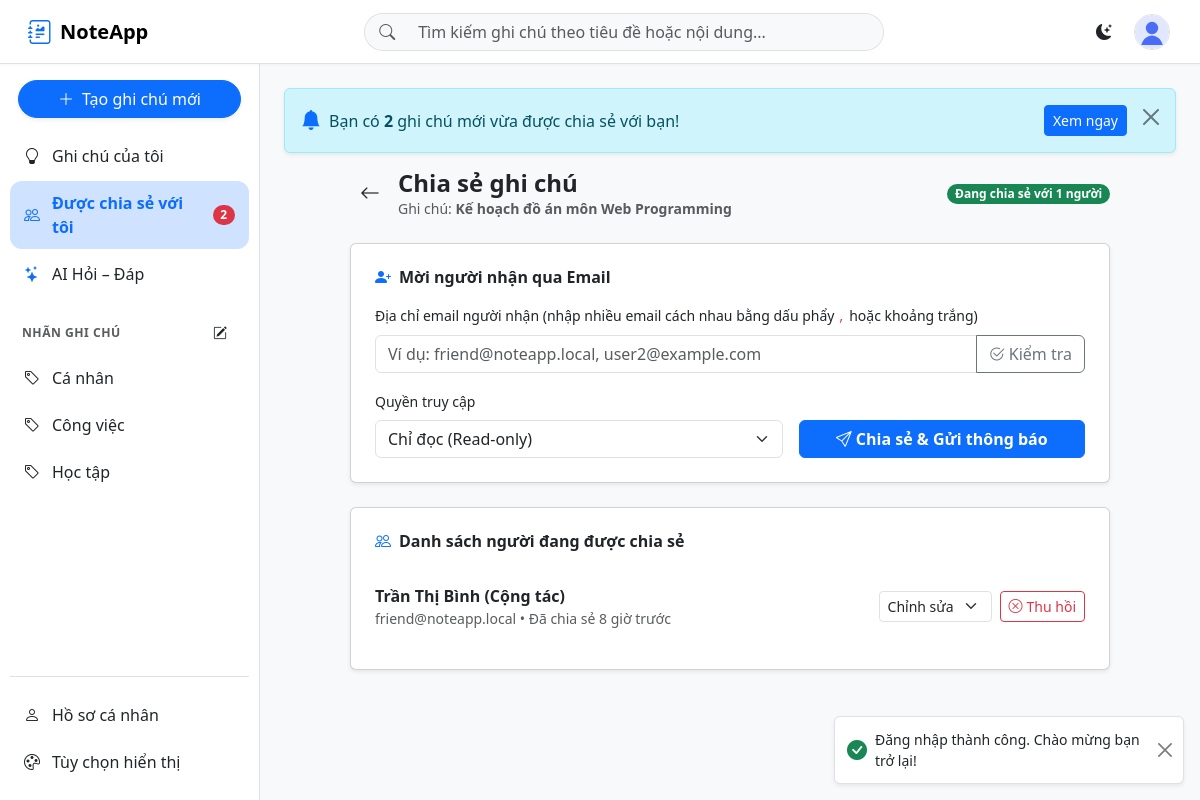
The app's page /shares/create/2 (signed in) with its own data.
### tables this page shows
CREATE TABLE IF NOT EXISTS labels (
    id INT UNSIGNED AUTO_INCREMENT PRIMARY KEY,
    user_id INT UNSIGNED NOT NULL,
    name VARCHAR(50) NOT NULL,
    created_at DATETIME NOT NULL DEFAULT CURRENT_TIMESTAMP,
    CONSTRAINT fk_labels_user FOREIGN KEY (user_id) REFERENCES users(id) ON DELETE CASCADE,
    UNIQUE KEY uq_labels_user_name (user_id, name)
);

CREATE TABLE IF NOT EXISTS notes (
    id INT UNSIGNED AUTO_INCREMENT PRIMARY KEY,
    user_id INT UNSIGNED NOT NULL COMMENT 'Chủ sở hữu ghi chú',
    title VARCHAR(255) NOT NULL,
    content MEDIUMTEXT NOT NULL,
    ai_summary TEXT DEFAULT NULL COMMENT 'Bản tóm tắt AI gần nhất (có thể tạo lại)',
    is_pinned TINYINT(1) NOT NULL DEFAULT 0,
    pinned_at DATETIME DEFAULT NULL COMMENT 'Thời điểm ghim, dùng để sắp xếp nhiều ghi chú ghim',
     
    is_locked TINYINT(1) NOT NULL DEFAULT 0,
    lock_password_hash VARCHAR(255) DEFAULT NULL,
    is_deleted TINYINT(1) NOT NULL DEFAULT 0 COMMENT 'Xóa mềm',
    created_at DATETIME NOT NULL DEFAULT CURRENT_TIMESTAMP,
    updated_at DATETIME NOT NULL DEFAULT CURRENT_TIMESTAMP ON UPDATE CURRENT_TIMESTAMP,
    CONSTRAINT fk_notes_user FOREIGN KEY (user_id) REFERENCES users(id) ON DELETE CASCADE,
    INDEX idx_notes_user_updated (user_id, updated_at),
    FULLTEXT INDEX ft_notes_title_content (title, content)
);

CREATE TABLE IF NOT EXISTS note_shares (
    id INT UNSIGNED AUTO_INCREMENT PRIMARY KEY,
    note_id INT UNSIGNED NOT NULL,
    shared_with_user_id INT UNSIGNED NOT NULL,
    permission ENUM('view', 'edit') NOT NULL DEFAULT 'view',
    shared_by_user_id INT UNSIGNED NOT NULL,
    is_seen TINYINT(1) NOT NULL DEFAULT 0 COMMENT '0 = thông báo mới cho người nhận khi đăng nhập',
    created_at DATETIME NOT NULL DEFAULT CURRENT_TIMESTAMP,
    CONSTRAINT fk_shares_note FOREIGN KEY (note_id) REFERENCES notes(id) ON DELETE CASCADE,
    CONSTRAINT fk_shares_shared_with FOREIGN KEY (shared_with_user_id) REFERENCES users(id) ON DELETE CASCADE,
    CONSTRAINT fk_shares_shared_by FOREIGN KEY (shared_by_user_id) REFERENCES users(id) ON DELETE CASCADE,
    UNIQUE KEY uq_shares_note_user (note_id, shared_with_user_id)
);

CREATE TABLE IF NOT EXISTS users (
    id INT UNSIGNED AUTO_INCREMENT PRIMARY KEY,
    email VARCHAR(191) NOT NULL UNIQUE,
    password_hash VARCHAR(255) NOT NULL,
    display_name VARCHAR(100) NOT NULL,
    avatar_path VARCHAR(255) DEFAULT NULL COMMENT 'NULL = dùng avatar mặc định',
    is_active TINYINT(1) NOT NULL DEFAULT 0 COMMENT 'Đã kích hoạt email hay chưa',
    activation_token VARCHAR(100) DEFAULT NULL,
    activation_token_expires_at DATETIME DEFAULT NULL,
     
    font_size VARCHAR(10) NOT NULL DEFAULT 'medium' COMMENT 'small|medium|large',
    note_color VARCHAR(20) NOT NULL DEFAULT '#ffffff',
    theme VARCHAR(10) NOT NULL DEFAULT 'light' COMMENT 'light|dark',
     
    failed_login_count INT UNSIGNED NOT NULL DEFAULT 0,
    locked_until DATETIME DEFAULT NULL,
    created_at DATETIME NOT NULL DEFAULT CURRENT_TIMESTAMP,
    updated_at DATETIME NOT NULL DEFAULT CURRENT_TIMESTAMP ON UPDATE CURRENT_TIMESTAMP
);

### app/views/shared/manage.php (the view, shortened to what the rows shown need)
<?php
$note = $note ?? [];
$shares = $shares ?? [];
?>
<div class="mx-auto" style="max-width: 760px;">
    <div class="d-flex align-items-center justify-content-between flex-wrap gap-2 mb-4">
        <div class="d-flex align-items-center gap-2">
            <div>
                <h1 class="h4 fw-bold mb-0">Chia sẻ ghi chú</h1>
                <div class="small text-muted text-truncate" style="max-width: 480px;">
                    Ghi chú: <strong><?= e($note['title'] !== '' ? $note['title'] : '(Không có tiêu đề)') ?></strong>
                </div>
            </div>
        </div>
    </div>
    <div class="card shadow-sm mb-4">
        <div class="card-body p-3 p-md-4">
            <h2 class="h6 fw-bold mb-3"><i class="bi bi-person-plus-fill text-primary me-2"></i>Mời người nhận qua Email</h2>
        </div>
    </div>
    <div class="card shadow-sm">
        <div class="card-body p-3 p-md-4">
            <h2 class="h6 fw-bold mb-3"><i class="bi bi-people text-primary me-2"></i>Danh sách người đang được chia sẻ</h2>
            <div id="recipientsList" class="list-group list-group-flush">
                <?php if (empty($shares)): ?>
                    <div class="text-center text-muted py-4 small" id="recipientsEmpty">
                        Ghi chú này hiện chỉ mình bạn có quyền truy cập.
                    </div>
                <?php else: ?>
                    <?php foreach ($shares as $s): ?>
                        <div class="list-group-item px-0 py-3 d-flex align-items-center justify-content-between flex-wrap gap-2"
                             data-share-id="<?= (int) $s['id'] ?>">
                            <div class="min-w-0">
                                <div class="fw-semibold text-truncate"><?= e($s['display_name']) ?></div>
                                <div class="small text-muted text-truncate"><?= e($s['email']) ?> • Đã chia sẻ <?= e(timeAgo($s['created_at'])) ?></div>
                            </div>
                            <div class="d-flex align-items-center gap-2">
                                <select class="form-select form-select-sm share-permission-select" style="width: auto;" aria-label="Đổi quyền chia sẻ">
                                    <option value="edit" <?= $s['permission'] === 'edit' ? 'selected' : '' ?>>Chỉnh sửa</option>
                                </select>
                                <button type="button" class="btn btn-sm btn-outline-danger btn-revoke-share" title="Thu hồi quyền truy cập">
                                    <i class="bi bi-x-circle me-1"></i>Thu hồi
                                </button>
                            </div>
                        </div>
                    <?php endforeach; ?>
                <?php endif; ?>
            </div>
        </div>
    </div>
</div>

### app/views/layouts/partials/sidebar.php (shortened to what the rows shown need)
<?php
$labels = $labels ?? [];
$activeLabelId = $activeLabelId ?? null;
?>
<aside class="app-sidebar border-end" id="appSidebar" aria-label="Menu điều hướng chính">
    <div class="sidebar-section">
        <nav class="sidebar-nav" id="labelList" aria-label="Lọc theo nhãn">
            <?php foreach ($labels as $label): ?>
                <a href="/notes/label/<?= (int) $label['id'] ?>"
                   class="sidebar-link <?= $activeLabelId === (int) $label['id'] ? 'active' : '' ?>">
                    <i class="bi bi-tag"></i>
                    <span class="text-truncate"><?= e($label['name']) ?></span>
                </a>
            <?php endforeach; ?>
        </nav>
    </div>
</aside>

### records on screen
labels: name "Cá nhân"
labels: name "Công việc"
labels: name "Học tập"
notes: title "Kế hoạch đồ án môn Web Programming"
note_shares: shared_with_user.display_name "Trần Thị Bình (Cộng tác)", shared_with_user.email "friend@noteapp.local", created_at "8 giờ trước", permission "Chỉnh sửa"

### other values on screen
$unseenShareCount "2"
count($shares) "1"
